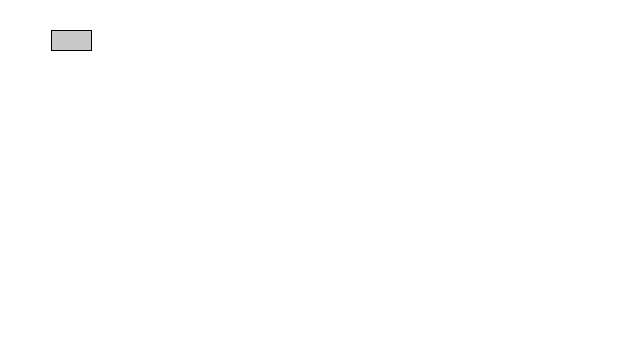
Frame 1 (no input)
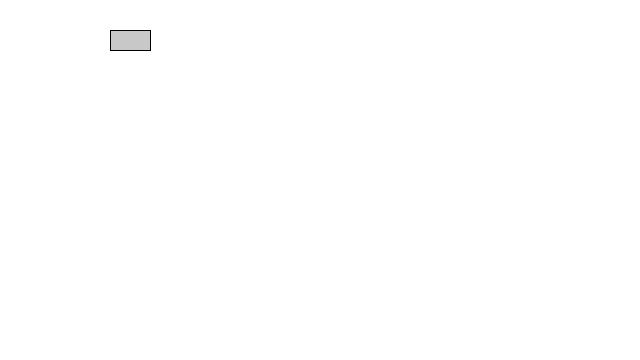
Frame 60 (the mouse pressed at the canvas centre just before this capture)
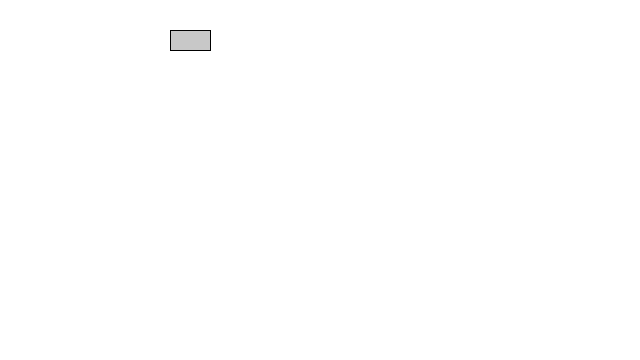
Frame 120 (the mouse held since frame 60 and released just before this capture)

The Processing sketch that drew these frames (run headless with seeded random() and noise(); from frame 60 on, the mouse is pressed at the canvas centre):

// Processing sketch: car
// ── car.pde
Car myCar; //delaring car object as global variable

void setup() {
  size(640, 360);
  myCar = new Car();
}
void draw() {
  background(255);
  myCar.display();
  myCar.move();
}
class Car {
  color c;
  float xpos;
  float ypos;
  float xspeed;

  Car() { //Constrcutor, set variables
    c = color(200);
    xpos = width/9;
    ypos = height/9;
    xspeed = 1;
  }
  void display(){ //Function
  rectMode(CENTER);
  stroke(0);
  fill(c);
  rect(xpos,ypos,40,20);
  }
  void move(){ //Function
    xpos = xpos + xspeed;
    if (xpos > width){
      xpos = 0;
    }
  }
}
